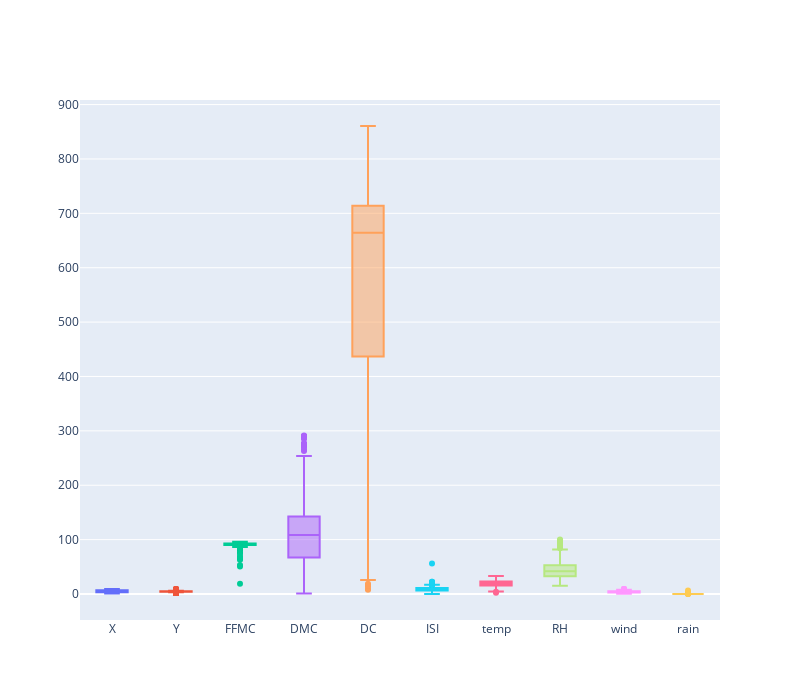

Notebook code cell kept with this figure:
### Code cell
import plotly.graph_objects as go

fig = go.Figure()
for i in df.columns:
    fig.add_trace(go.Box(y=df[str(i)], name=str(i)))
fig.update_layout(showlegend=False,height = 700, width=800)
fig.show()

### Figure 1 — Plotly figure (JSON) as saved in the notebook; plotly's stock layout.template omitted (floating-point values rounded to 4 significant figures; data arrays with more than 128 entries replaced by an {"elided": "..."} marker saying what was removed)
{"data": [{"name": "X", "type": "box", "y": {"elided": "517 int values"}}, {"name": "Y", "type": "box", "y": {"elided": "517 int values"}}, {"name": "FFMC", "type": "box", "y": {"elided": "517 float values"}}, {"name": "DMC", "type": "box", "y": {"elided": "517 float values"}}, {"name": "DC", "type": "box", "y": {"elided": "517 float values"}}, {"name": "ISI", "type": "box", "y": {"elided": "517 float values"}}, {"name": "temp", "type": "box", "y": {"elided": "517 float values"}}, {"name": "RH", "type": "box", "y": {"elided": "517 int values"}}, {"name": "wind", "type": "box", "y": {"elided": "517 float values"}}, {"name": "rain", "type": "box", "y": {"elided": "517 float values"}}, {"name": "area", "type": "box", "y": {"elided": "517 null values"}}], "layout": {"height": 700, "showlegend": false, "width": 800, "xaxis": {"autorange": true, "range": [-0.5, 9.5], "type": "category"}, "yaxis": {"autorange": true, "range": [-47.81, 908.4], "type": "linear"}}}
